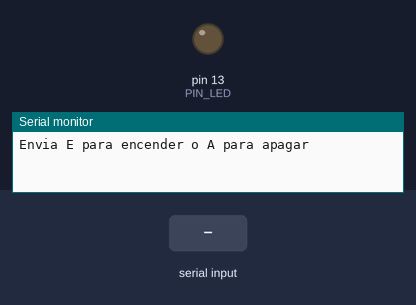
A sketch run on a simulated Arduino Uno, built with avr-gcc and run on an emulated ATmega328P. Parts: output pins drawn as LEDs (lit = HIGH), the last lines printed to the serial monitor. The inputs (shaded band) are chosen by the test bench.

Above: at 1.2 s.
1.3 s: "E\n" received over Serial
At 2.5 s:
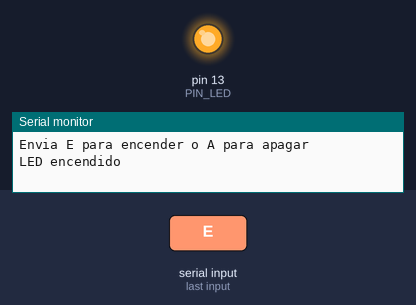
2.8 s: byte 65 ('A') received over Serial
At 3.9 s:
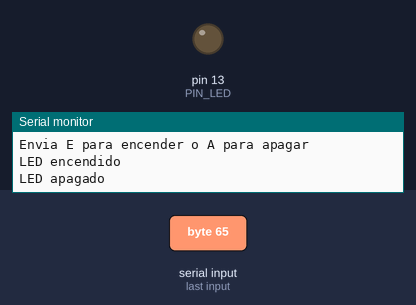
Timing chart, 0 to 5.8 s (numbered marks = the images above; inputs shaded):
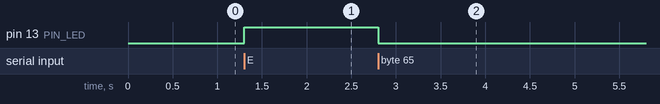

The sketch:

serialTest.ino
```cpp
const int PIN_LED = LED_BUILTIN;

void setup() {
  pinMode(PIN_LED, OUTPUT);
  digitalWrite(PIN_LED, LOW);

  Serial.begin(9600);
  Serial.println("Envia E para encender o A para apagar");
}

void loop() {
  if (Serial.available() > 0) {
    char orden = Serial.read();

    if (orden == 'E') {
      digitalWrite(PIN_LED, HIGH);
      Serial.println("LED encendido");
    } else if (orden == 'A') {
      digitalWrite(PIN_LED, LOW);
      Serial.println("LED apagado");
    } else if (orden != '\n' && orden != '\r') {
      Serial.println("Orden desconocida");
    }
  }
}
```

Measured:
- after the input at 1.3 s, pin 13 (PIN_LED): LOW → HIGH at once
- after the input at 2.8 s, pin 13 (PIN_LED): HIGH → LOW at once
